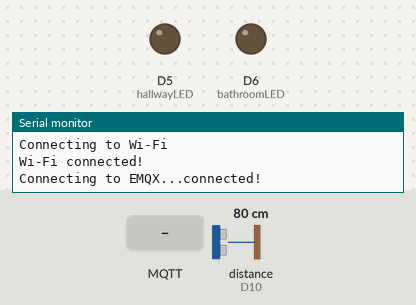
A sketch run on a simulated Arduino Nano 33 IoT. Parts: output pins drawn as LEDs (lit = HIGH), the last lines printed to the serial monitor. Wiring (inferred from the names in the program): ultrasonic range finder: trigger D9; echo D10. The test bench sets the inputs (shaded band); at power-on: distance to the obstacle (sensor on D10) 80 cm. The echo pulse lasts 58.3 µs per cm; WiFi joins after 1.5 s; servers stay silent unless stated; random numbers use the default seed unless the sketch sets one; no MQTT or app messages arrive unless stated; pins used as bus, display or sensor lines are not drawn.

Above: at 2.7 s.
2.8 s: MQTT message "ES/Wave" arrives on the first subscribed topic
At 4.0 s:
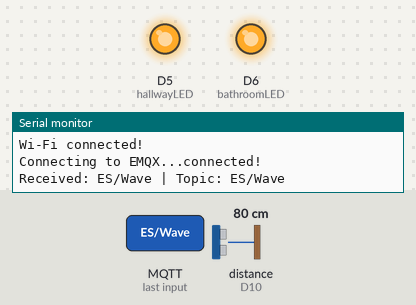
4.3 s: MQTT message "ES/Pat" arrives on the first subscribed topic
5.8 s: MQTT message "1" arrives on the first subscribed topic
Timing chart, 0 to 8.8 s (numbered marks = the images above; inputs shaded):
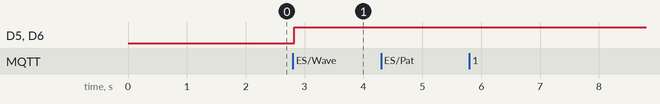

Measured:
- after the input at 2.8 s, D5 (hallwayLED), D6 (bathroomLED): LOW → HIGH at once

The sketch:

Task3.3CMQTT.ino
```cpp
#include <WiFiNINA.h>
#include <PubSubClient.h>

// Wi-Fi
const char* ssid = "YOUR_WIFI_NAME";
const char* password = "YOUR_WIFI_PASSWORD";


// EMQX MQTT broker
const char* mqttServer = "broker.emqx.io";
const int mqttPort = 1883;

// Pin connections
const int trigPin = 9;
const int echoPin = 10;
const int hallwayLED = 5;
const int bathroomLED = 6;

WiFiClient wifi;
PubSubClient mqtt(wifi);

// Used to detect how long the hand stays near the sensor
bool handNear = false;
unsigned long handStart;

void setup() {
  Serial.begin(9600);

  // Set sensor and LED pins
  pinMode(trigPin, OUTPUT);
  pinMode(echoPin, INPUT);
  pinMode(hallwayLED, OUTPUT);
  pinMode(bathroomLED, OUTPUT);

  // Connect to Wi-Fi
  connectWiFi();

  // Set up MQTT connection
  mqtt.setServer(mqttServer, mqttPort);
  mqtt.setCallback(callback);
  connectMQTT();
}

void loop() {

  // Reconnect to MQTT if connection is lost
  if (!mqtt.connected())
    connectMQTT();

  // Check for incoming MQTT messages
  mqtt.loop();

  // Get the distance measured by the ultrasonic sensor
  float distance = getDistance();

  // Check if a hand is within 15 cm
  if (distance > 0 && distance < 15) {

    if (!handNear) {
      handNear = true;
      handStart = millis();
    }

  } else {

    // Hand has moved away from the sensor
    if (handNear) {

      unsigned long duration = millis() - handStart;

      // Short movement = Wave
      if (duration < 700) {
        Serial.println("WAVE detected");
        mqtt.publish("ES/Wave", "Vasu");
      }

      // Longer movement = Pat
      else {
        Serial.println("PAT detected");
        mqtt.publish("ES/Pat", "Vasu");
      }

      handNear = false;
      delay(500);
    }
  }

  delay(50);
}

// ---------------- Wi-Fi ----------------

void connectWiFi() {

  Serial.print("Connecting to Wi-Fi");

  // Keep trying until Wi-Fi is connected
  while (WiFi.begin(ssid, password) != WL_CONNECTED) {
    Serial.print(".");
    delay(5000);
  }

  Serial.println("\nWi-Fi connected!");
}

// ---------------- MQTT ----------------

void connectMQTT() {

  // Keep trying until connected to EMQX
  while (!mqtt.connected()) {

    Serial.print("Connecting to EMQX...");

    // Create a unique MQTT client ID
    String id = "Nano33IoT-";
    id += String(random(10000));

    if (mqtt.connect(id.c_str())) {

      Serial.println("connected!");

      // Subscribe to both assignment topics
      mqtt.subscribe("ES/Wave");
      mqtt.subscribe("ES/Pat");

    } else {

      Serial.println(" failed");
      delay(5000);
    }
  }
}

// ---------------- MQTT messages ----------------

void callback(char* topic, byte* payload, unsigned int length) {

  Serial.print("Received: ");

  // Display the received message
  for (int i = 0; i < length; i++)
    Serial.print((char)payload[i]);

  Serial.print(" | Topic: ");
  Serial.println(topic);

  // Wave message turns both lights ON
  if (strcmp(topic, "ES/Wave") == 0) {
    digitalWrite(hallwayLED, HIGH);
    digitalWrite(bathroomLED, HIGH);
  }

  // Pat message turns both lights OFF
  if (strcmp(topic, "ES/Pat") == 0) {
    digitalWrite(hallwayLED, LOW);
    digitalWrite(bathroomLED, LOW);
  }
}

// ---------------- Ultrasonic ----------------

float getDistance() {

  // Send a short ultrasonic pulse
  digitalWrite(trigPin, LOW);
  delayMicroseconds(2);

  digitalWrite(trigPin, HIGH);
  delayMicroseconds(10);
  digitalWrite(trigPin, LOW);

  // Measure the returning echo
  long duration = pulseIn(echoPin, HIGH, 30000);

  if (duration == 0)
    return -1;

  // Convert echo time into distance in centimetres
  return duration * 0.0343 / 2;
}
```
